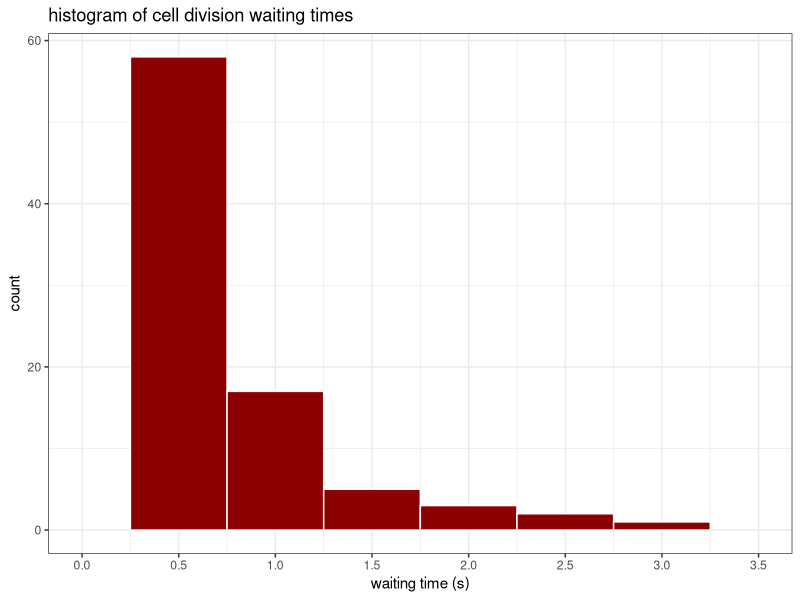
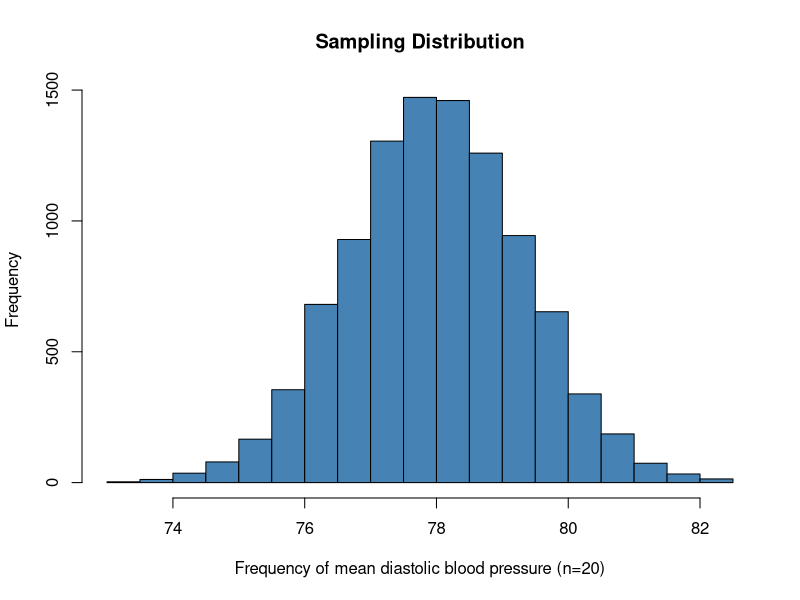
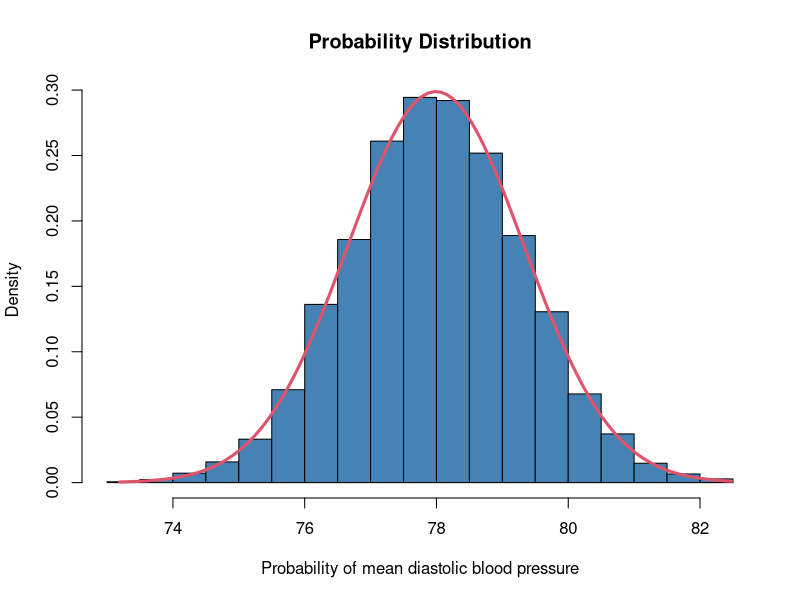
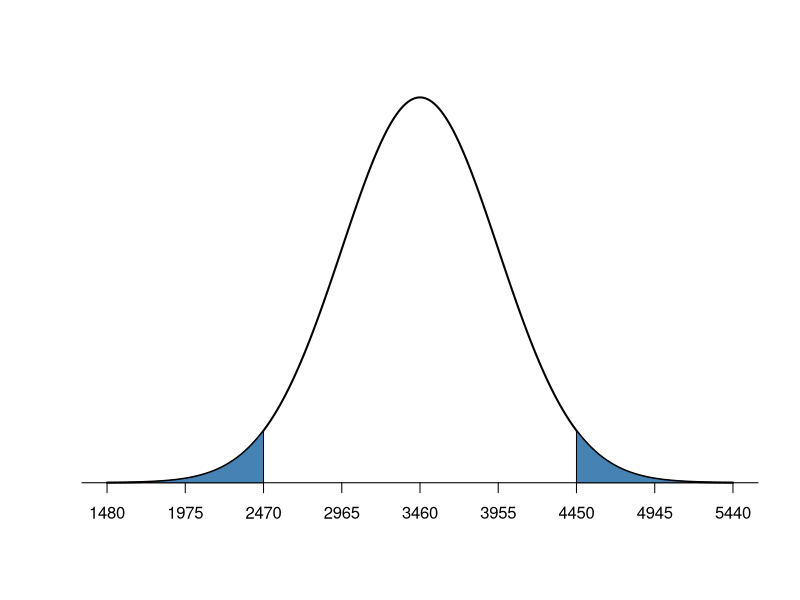
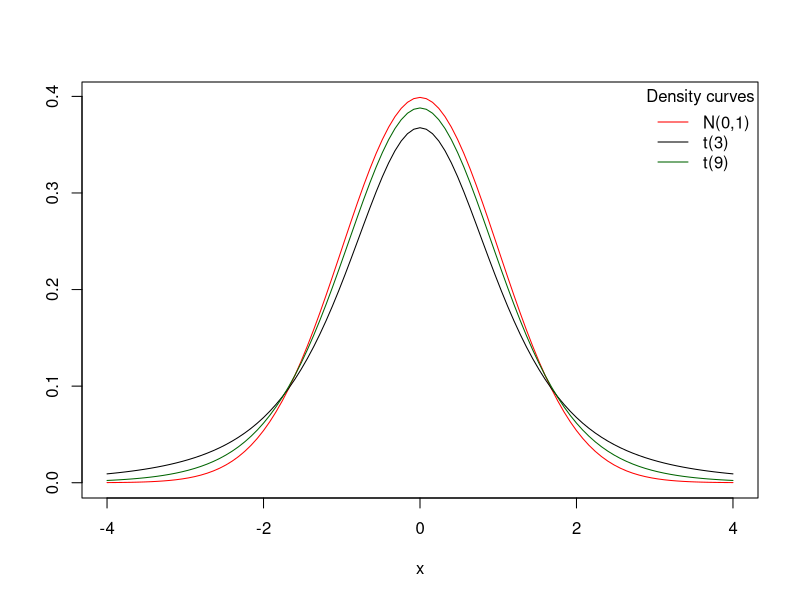

Generate these figures, in order, with R:
## ---- chunk 1
## 1. First set the working directory
knitr::opts_knit$set(root.dir ="~/Bioinformatics_MSc/Teaching/Data Science Summer Course/Course Material/Lipton_Training_April_2025/Lectures")
## ---- chunk 2
#1. Load the data in a vector:
div.time <- scan("Data/event_times.txt")

#2. Calculate waiting times
diff.time <- diff(div.time)
## ---- chunk 3
summary(diff.time)
## ---- chunk 4
library(ggplot2)
# convert diff.time into a dataframe
wait.time <- as.data.frame(diff.time)
# create a histogram with ggplot2
hist1 <-ggplot(wait.time, aes(x=diff.time)) +
  geom_histogram(binwidth = 0.5, colour = "white", fill = "red4") + 
  theme_bw() + 
  labs(x = "waiting time (s)", title = "histogram of cell division waiting times") + 
  scale_x_continuous(limits = c(0, 3.5), breaks = seq(0, 3.5, 0.5))
hist1
## ---- chunk 5
set.seed(0)

#define number of samples
n = 10000

#create empty vector of length n
sample_means = rep(NA, n)

#fill empty vector with means from a "sample" of 20 subjects from a normal distribution
for(i in 1:n){
  sample_means[i] = mean(rnorm(20, mean=78, sd=6))
}

#view first six sample means
head(sample_means)
## ---- chunk 6
hist(sample_means, main = "Sampling Distribution", 
     xlab = "Frequency of mean diastolic blood pressure (n=20)", col = "steelblue")
## ---- chunk 7

data <- sample_means

# Histogram
hist_data <-hist(data,prob=TRUE, 
     main = "Probability Distribution", 
     xlab = "Probability of mean diastolic blood pressure", 
     col = "steelblue")

#define x and y values to use for normal curve
x_values <- seq(min(data), max(data), length = 100)
y_values <- dnorm(x_values, mean = mean(data), sd = sd(data)) 
y_values <- y_values * diff(hist_data$mids[1:2]) *2

#overlay normal curve on histogram
lines(x_values, y_values, lwd = 3, col=2)
## ---- chunk 8
#define population mean and standard deviation
population_mean <- 3460
population_sd <- 495

#define upper and lower bound (the boundaries of the normal distributions are ~4 standard deviations from the true mean)
lower_bound <- population_mean - 4*population_sd
upper_bound <- population_mean + 4*population_sd

#Create a sequence of 1000 x values based on population mean and standard deviation
x <- seq(1480, 5440, 0.001)
#create a vector of values that shows the height of the probability distribution
#for each value in x
y <- dnorm(x, population_mean, population_sd)

#plot normal distribution with customized x-axis labels
plot(x,y, type = "l", lwd = 2, axes = FALSE, xlab = "", ylab = "")
sd_axis_bounds = 6
axis_bounds <- seq(-sd_axis_bounds * population_sd + population_mean,
                    sd_axis_bounds * population_sd + population_mean,
                   by = population_sd)
axis(side = 1, at = axis_bounds, pos = 0)


## add rejection region
# 1. shade p-value/2 region in left tail
polygon(x = c(1480, seq(1480, 2470, 0.01), 2470),
        y = c(0, dnorm(seq(1480, 2470, 0.01), 3460, 495),0), 
 
               col = 'steelblue')


# 2. shade p-value/2 region in right tail
polygon(x = c(4450, seq(4450, 5440, 0.01), 5440),
        y = c(0, dnorm(seq(4450, 5440, 0.01), 3460, 495), 0), 
        col = 'steelblue')

## ---- chunk 9
curve(dnorm(x), -4, 4, col = "red", ylab = "")
curve(dt(x, df = 3), add = TRUE)
curve(dt(x, df = 9), col = "dark green", add = TRUE)
legend("topright", bty = "n",
  legend = c("N(0,1)", "t(3)", "t(9)"),
  lty = c(1, 1, 1),
  col = c("red", "black", "dark green"), 
          title= "Density curves")
